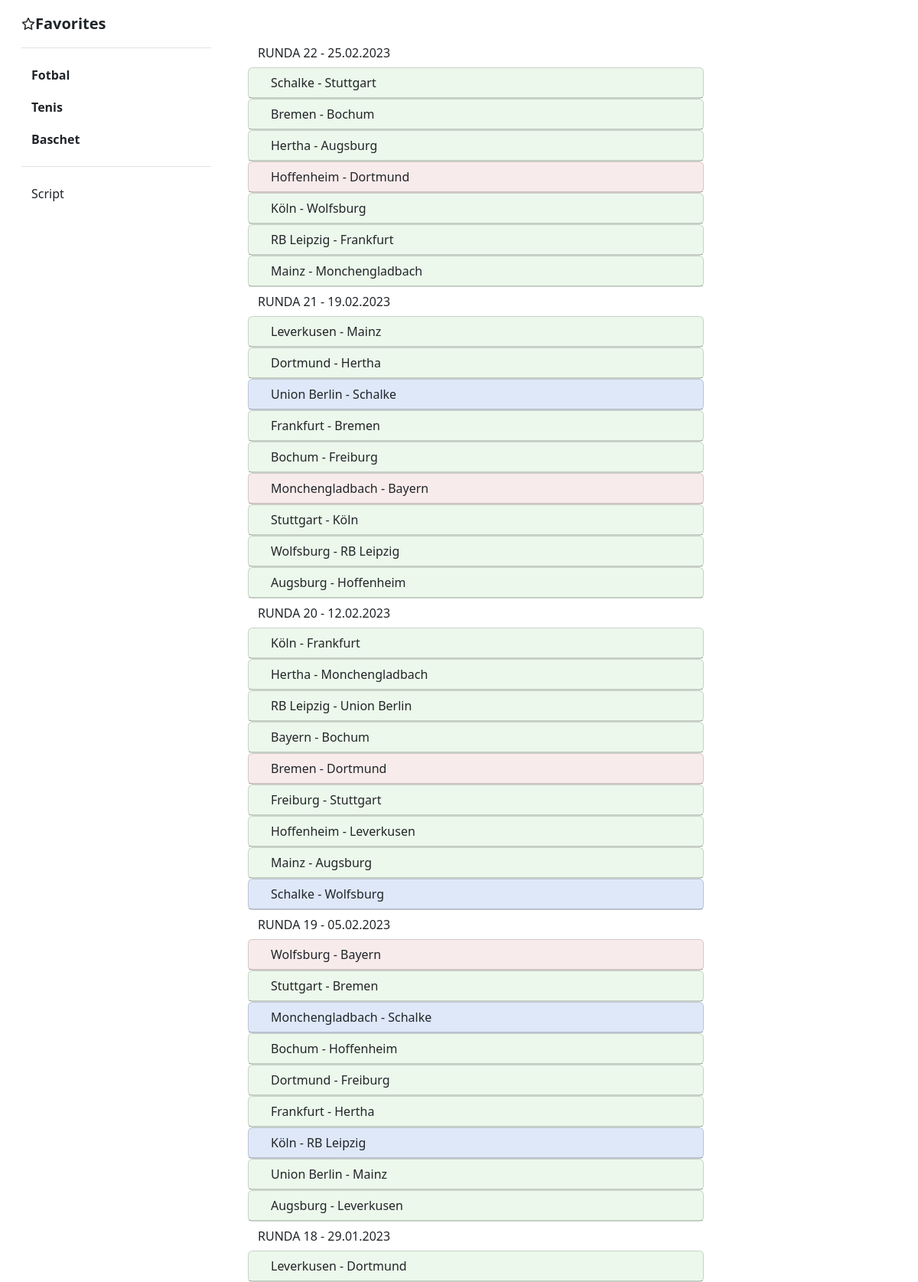
The page /germania_bundesliga (upper part) on the database its author committed.
### data/models.py (models this page shows, shortened)
class Fotbal(models.Model):
    tara = models.CharField(max_length=50)
    liga = models.CharField(max_length=50)
    runda = models.CharField(max_length=3)
    data = models.CharField(max_length=50)
    participant1 = models.CharField(max_length=50)
    participant2 = models.CharField(max_length=50)
    scor = models.CharField(max_length=5)
    rezultat = models.CharField(max_length=50)
    bookmaker_odds = models.ManyToManyField(Bookmakers, default=0)
    favorita = models.CharField(max_length=50)

### data/views.py (the view)
# urls.py: path('germania_bundesliga', views.fotbal_germania_bundesliga, name='germania_bundesliga'),
def fotbal_germania_bundesliga(request):
    bundesliga = Fotbal.objects.filter(tara__icontains='GERMANIA').order_by(-F('runda'))
    context = {
        'fotbal': bundesliga,
    }
    return render(request, 'data/fotbal.html', context)

### data/templates/data/fotbal.html (shortened to what this page needs)
{% extends 'data/base.html' %}
{% block body %}
    {% for game in fotbal %}
        {% ifchanged game.runda %}
          <div >
            <h5 class="mb-0">
                <button class="btn btn-link collapsed link-dark text-decoration-none">
                    {{ game.runda }} - {{ game.data }}
                </button>
            </h5>
          </div>
        {% endifchanged %}
        <div id="accordion">
          <div class="card wid{% if game.favorita == game.rezultat %} bg-fav{% elif game.favorita != game.rezultat and game.rezultat != 'Egal' %} bg-red{% elif game.rezultat == 'Egal' %} bg-egal{% endif %}">
            <div class="card-header" id="heading{{ game.id }}">
              <h5 class="mb-0">
                <button class="btn btn-link collapsed link-dark text-decoration-none" data-bs-toggle="collapse" data-bs-target="#collapse{{ game.id }}" aria-expanded="false" aria-controls="collapse{{ game.id }}">
                    {{ game.participant1 }} - {{ game.participant2 }}
                </button>
              </h5>
            </div>
          </div>
        </div>
    {% endfor %}
{% endblock %}

### data/static/data/style.css (style rules this page uses)
.wid { width: 70%; --bs-card-cap-padding-y: 0!important; }
.bg-fav { --bs-card-bg: #f3fff2!important; }
.bg-red { --bs-card-bg: #fff2f2!important; }
.bg-egal { --bs-card-bg: #e5efff!important; }

### rows shown on the page
Fotbal: runda "RUNDA 22", data "25.02.2023", participant1 "Schalke", participant2 "Stuttgart"
Fotbal: participant1 "Bremen", participant2 "Bochum"
Fotbal: participant1 "Hertha", participant2 "Augsburg"
Fotbal: participant1 "Hoffenheim", participant2 "Dortmund"
Fotbal: participant1 "Köln", participant2 "Wolfsburg"
Fotbal: participant1 "RB Leipzig", participant2 "Frankfurt"
Fotbal: participant1 "Mainz", participant2 "Monchengladbach"
Fotbal: runda "RUNDA 21", data "19.02.2023", participant1 "Leverkusen", participant2 "Mainz"
Fotbal: participant1 "Dortmund", participant2 "Hertha"
Fotbal: participant1 "Union Berlin", participant2 "Schalke"
Fotbal: participant1 "Frankfurt", participant2 "Bremen"
Fotbal: participant1 "Bochum", participant2 "Freiburg"
Fotbal: participant1 "Monchengladbach", participant2 "Bayern"
Fotbal: participant1 "Stuttgart", participant2 "Köln"
Fotbal: participant1 "Wolfsburg", participant2 "RB Leipzig"
Fotbal: participant1 "Augsburg", participant2 "Hoffenheim"
Fotbal: runda "RUNDA 20", data "12.02.2023", participant1 "Köln", participant2 "Frankfurt"
Fotbal: participant1 "Hertha", participant2 "Monchengladbach"
Fotbal: participant1 "RB Leipzig", participant2 "Union Berlin"
Fotbal: participant1 "Bayern", participant2 "Bochum"
Fotbal: participant1 "Bremen", participant2 "Dortmund"
Fotbal: participant1 "Freiburg", participant2 "Stuttgart"
Fotbal: participant1 "Hoffenheim", participant2 "Leverkusen"
Fotbal: participant1 "Mainz", participant2 "Augsburg"
Fotbal: participant1 "Schalke", participant2 "Wolfsburg"
Fotbal: runda "RUNDA 19", data "05.02.2023", participant1 "Wolfsburg", participant2 "Bayern"
Fotbal: participant1 "Stuttgart", participant2 "Bremen"
Fotbal: participant1 "Monchengladbach", participant2 "Schalke"
Fotbal: participant1 "Bochum", participant2 "Hoffenheim"
Fotbal: participant1 "Dortmund", participant2 "Freiburg"
Fotbal: participant1 "Frankfurt", participant2 "Hertha"
Fotbal: participant1 "Köln", participant2 "RB Leipzig"
Fotbal: participant1 "Union Berlin", participant2 "Mainz"
Fotbal: participant1 "Augsburg", participant2 "Leverkusen"
Fotbal: runda "RUNDA 18", data "29.01.2023", participant1 "Leverkusen", participant2 "Dortmund"
